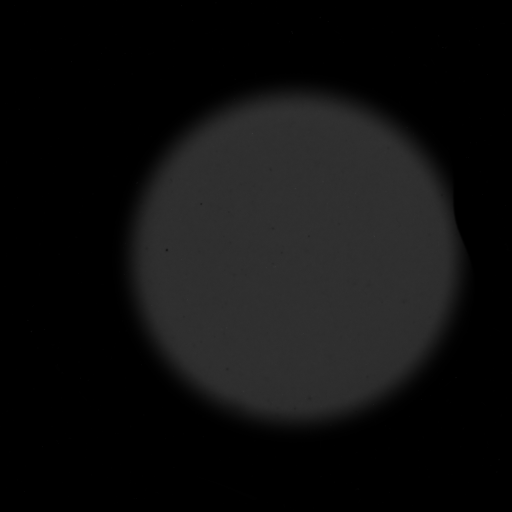
#> input picture ExampleImagesForNPS/LiFZnS_450um10s_3em/White_image#1.tif, 512 x 512 px
$ python CalculateNPS.py
#> lines starting #> are read from the running program, lines starting #| are printed output that depends on the picture
#the purpose of this code is to find the NPS for a given image
#the image should be flat fielded and cropped to the uniform beam area
#this means that it should be some square image of the open beam for the OSURR imaging station
#ideally one would crop the image to fit well with the sub-ROI chosen
#for example, an open beam that is 1024x1024 (like the poisson image) would be well suited...
    #for subregions that are 128x128 as that fits nicely within 1024x1024

import numpy as np
import cv2, os
from matplotlib import pyplot as plt

def split(array, nrows, ncols):
    """Split a matrix into sub-matrices."""
    r, h = array.shape
    return (array.reshape(h//nrows, nrows, -1, ncols)
                 .swapaxes(1, 2)
                 .reshape(-1, nrows, ncols))

currentPath = (os.path.dirname(os.path.realpath(__file__)))
ImgPath = currentPath+'/ExampleImagesForNPS/LiFZnS_450um10s_3em'
ImageName = '/White_image#1.tif'
OutputName = ImgPath+'/NPS_450umLiF_1.csv'
#read in the image
Img = cv2.imread(ImgPath+ImageName,-1)
#> Img is the input picture: shape (512, 512) uint16; min 11, max 15520, mean 4000.5
ReadRealImage = True
if ReadRealImage == True:
    maximg = np.max(Img)
#> maximg = 15520
    #maximg = np.max(img_med1)
    imgmult = int(65530/maximg) #multiply this to stretch the image to fill 16bit depth for cv2
#> imgmult = 4
    cal = Img*imgmult
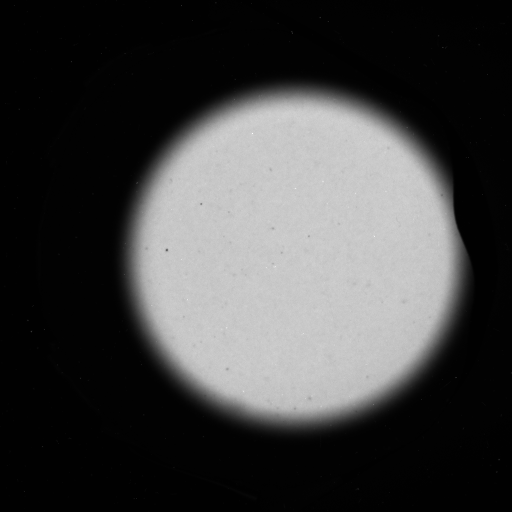
#> cal: shape (512, 512) uint16; min 44, max 62080, mean 16002.2; drawn with min black and max white
#> (the run stopped early here; a loop or call above may not have finished)
